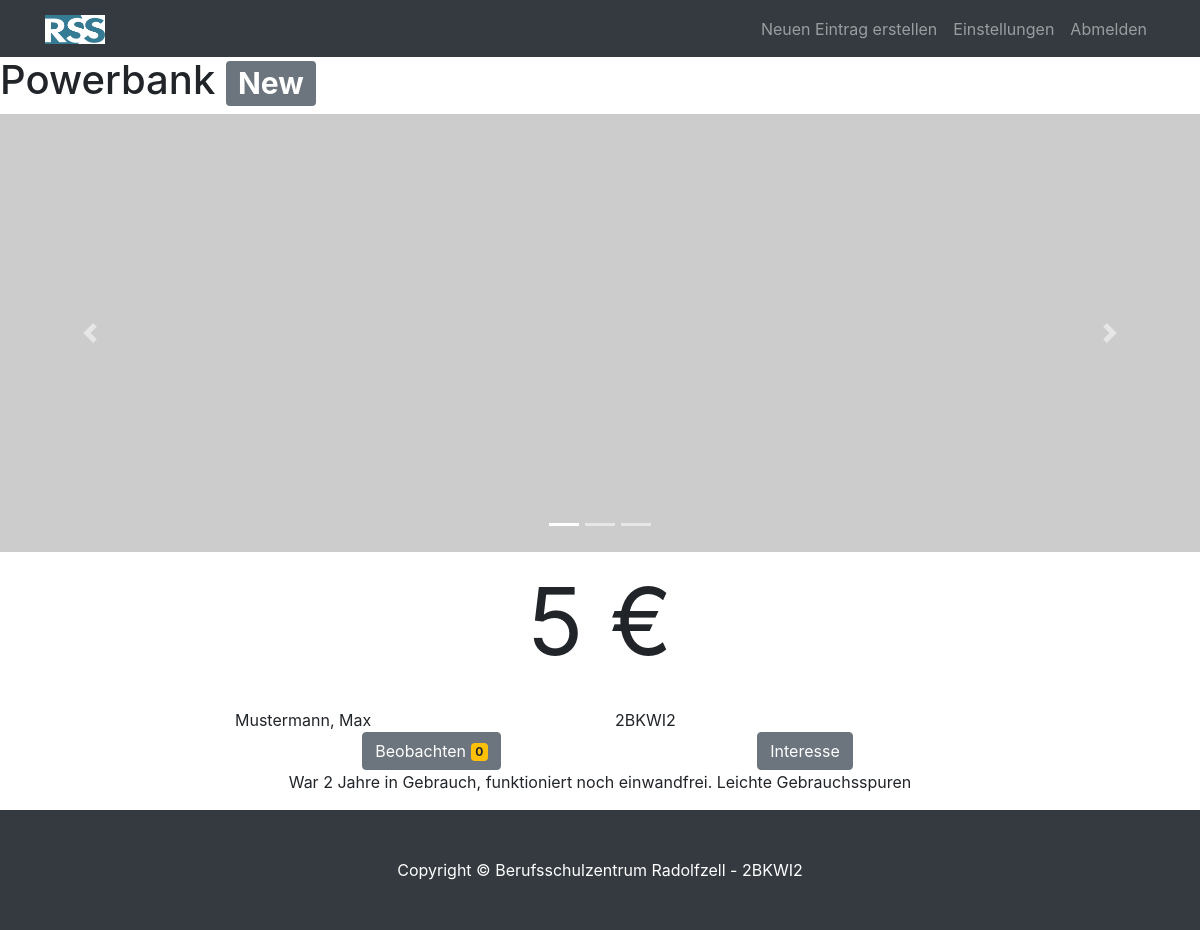
Page /web/angebot.php?id=1 (signed in) on the committed database.
### tables this page shows
CREATE TABLE `offer` (
  `id` int(11) NOT NULL,
  `creatorid` int(255) NOT NULL,
  `title` varchar(255) NOT NULL,
  `createdate` timestamp NOT NULL DEFAULT CURRENT_TIMESTAMP,
  `description` longtext NOT NULL,
  `price` int(255) NOT NULL
);

CREATE TABLE IF NOT EXISTS `users` (
  `id` int(10) unsigned NOT NULL AUTO_INCREMENT,
  `email` varchar(255) NOT NULL,
  `passwort` varchar(255) NOT NULL,
  `vorname` varchar(255) NOT NULL DEFAULT '' ,
  `nachname` varchar(255) NOT NULL DEFAULT '' ,
  `class` varchar(20) NOT NULL DEFAULT '' ,
  `created_at` timestamp NOT NULL DEFAULT CURRENT_TIMESTAMP,
  `updated_at` timestamp on update CURRENT_TIMESTAMP NOT NULL DEFAULT CURRENT_TIMESTAMP ,
  `passwortcode` varchar(255) DEFAULT NULL,
  `passwortcode_time` timestamp NULL DEFAULT NULL,
  PRIMARY KEY (`id`), UNIQUE (`email`)
);

### web/angebot.php (the view, shortened to what this page needs)
<?php
include __DIR__ . '/templates/header.inc.php';
?>
<?php
global $pdo;
$statement = $pdo->prepare("SELECT * FROM offer, users WHERE offer.creatorid = users.id AND offer.id = :id");
$statement->execute(array(':id' => $_GET['id']));
while($row = $statement->fetch()) {
?>
<h1><?php echo $row['title'];?> <span class="badge badge-secondary">New</span></h1>
<div id="carouselExampleIndicators" class="carousel slide" data-ride="carousel">
  <ol class="carousel-indicators">
    <li data-target="#carouselExampleIndicators" data-slide-to="0" class="active"></li>
    <li data-target="#carouselExampleIndicators" data-slide-to="1"></li>
    <li data-target="#carouselExampleIndicators" data-slide-to="2"></li>
  </ol>
  <div class="carousel-inner">
    <div class="carousel-item active">
      <img src="https://via.placeholder.com/350x128" class="d-block w-100" alt="...">
    </div>
  </div>
  <a class="carousel-control-prev" href="#carouselExampleIndicators" role="button" data-slide="prev">
    <span class="carousel-control-prev-icon" aria-hidden="true"></span>
  </a>
  <a class="carousel-control-next" href="#carouselExampleIndicators" role="button" data-slide="next">
    <span class="carousel-control-next-icon" aria-hidden="true"></span>
  </a>
</div>
<p class="text-center" style="font-size: 70pt;"><?php echo $row['price'];?> €</p>
<div class="container">
<div class="row justify-content-center">
    <div class="col-sm-4">
      <?php echo $row['nachname'] . ", " . $row['vorname'];?>
    </div>
    <div class="col-sm-4">
     <?php echo $row['class'];?>
    </div>
  </div>
    </div>
    <div class="row justify-content-center">
    <div class="col-sm-4">
<button type="button" class="btn btn-secondary">
Beobachten  <span class="badge badge-warning">0</span>
</button>
    </div>
        <div class="col-sm-">
<input class="btn btn-secondary" type="submit" value="Interesse">
      </div>
      </div>
      <p class="text-center"><?php echo $row['description'];?></p>
<?php
}
?>
<?php
include __DIR__ . '/templates/footer.inc.php';
?>

### web/css/styles.css (style rules this page uses)
body { padding-top: 56px; }

### rows in the picture
offer: title "Powerbank", price "5", creatorid.nachname "Mustermann", creatorid.vorname "Max", creatorid.class "2BKWI2", description "War 2 Jahre in Gebrauch, funktioniert noch einwandfrei. Leichte Gebrauchsspuren"
